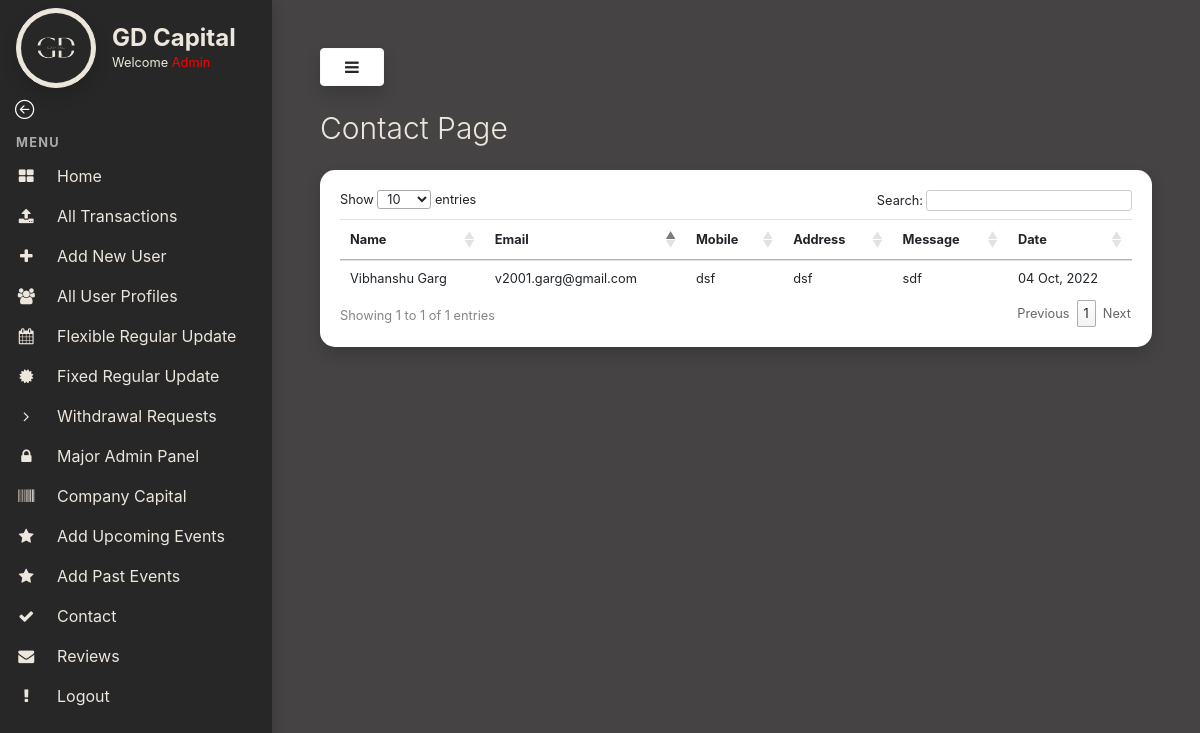
The page /contact-page/ (signed in) on the database as committed earlier.
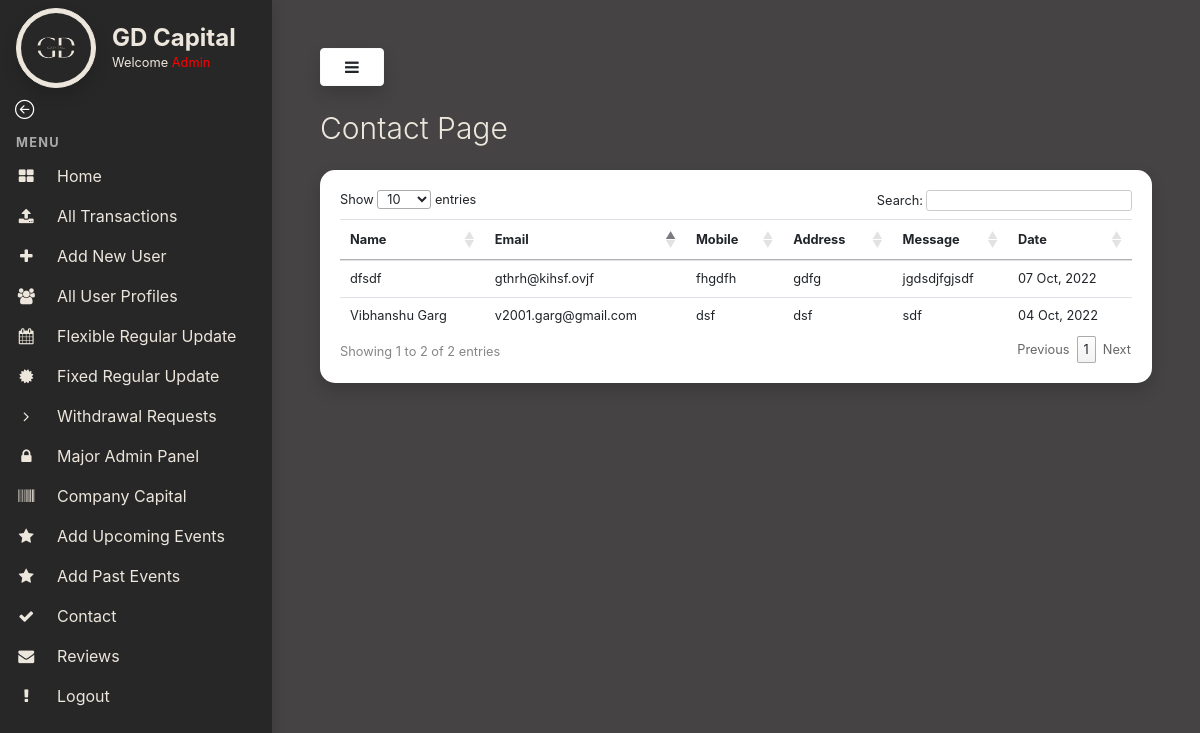
The same page on the database as committed later.
### myapp/models.py (models this page shows, shortened)
class ContactUs(models.Model):
    name = models.CharField(max_length=100, null=True, blank=True)
    email = models.EmailField(max_length=100, null=True, blank=True)
    mobile = models.CharField(max_length=100, null=True, blank=True)
    address = models.CharField(max_length=100, null=True, blank=True)
    message = models.TextField(max_length=100, null=True, blank=True)
    date = models.DateTimeField(default=timezone.now)

### myapp/views.py (the view)
# urls.py: path('contact-page/',views.contactuspage, name="contactuspage"),
def contactuspage(request):
    data = ContactUs.objects.all()
    return render(request,"admin-templates/contact-page.html",{"data":data})

### templates/admin-templates/contact-page.html (shortened to what this page needs)
{% extends 'admin-templates/base.html' %}
{% load static %}
{% block content %}
<h3 class="display-4" style="color:#ece6dc; font-size:30px !important">Contact Page
</h3>
<div class="card shadow my-4" style="border: 0 !important;border-radius:15px">
    <div class="card-body">
        <div class="table-responsive">
            <table class="table table-sm" id="transTable">
                <thead>
                    <tr>
                        <th scope="col">Name</th>
                        <th scope="col">Email</th>
                        <th scope="col">Mobile</th>
                        <th scope="col">Address</th>
                        <th scope="col">Message</th>
                        <th scope="col">Date</th>
                    </tr>
                </thead>
                <tbody>
                    {% for i in data %}
                    <tr>
                        <td>{{i.name}}</td>
                        <td>{{i.email}}</td>
                        <td>{{i.mobile}}</td>
                        <td>{{i.address}}</td>
                        <td>{{i.message}}</td>
                        <td>{{i.date|date:"d M, Y"}}</td>
                    </tr>
                    {% endfor %}
                </tbody>
            </table>
        </div>
    </div>
</div>
{% endblock content %}

Rows that differ between the two databases and show on the page:
added ContactUs: name "dfsdf", email "gthrh@kihsf.ovjf", mobile "fhgdfh", address "gdfg", message "jgdsdjfgjsdf", date "07 Oct, 2022"
Other text that changed with them:
text written by a page script: "Show entries Search: Showing 1 to 1 of 1 entries Previous 1 Next" → "Show entries Search: Showing 1 to 2 of 2 entries Previous 1 Next"
